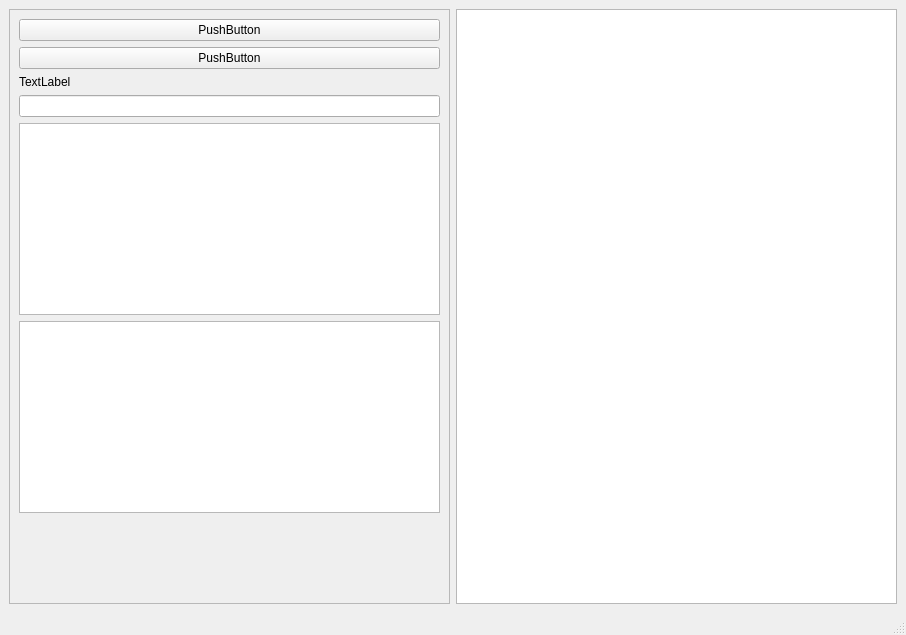
<?xml version="1.0" encoding="UTF-8"?>
<ui version="4.0">
 <class>MainWindow</class>
 <widget class="QMainWindow" name="MainWindow">
  <property name="geometry">
   <rect>
    <x>0</x>
    <y>0</y>
    <width>906</width>
    <height>635</height>
   </rect>
  </property>
  <property name="minimumSize">
   <size>
    <width>800</width>
    <height>600</height>
   </size>
  </property>
  <property name="windowTitle">
   <string>MainWindow</string>
  </property>
  <widget class="QWidget" name="centralwidget">
   <layout class="QHBoxLayout" name="horizontalLayout">
    <item>
     <widget class="QFrame" name="frame">
      <property name="sizePolicy">
       <sizepolicy hsizetype="Minimum" vsizetype="Preferred">
        <horstretch>0</horstretch>
        <verstretch>0</verstretch>
       </sizepolicy>
      </property>
      <property name="minimumSize">
       <size>
        <width>300</width>
        <height>0</height>
       </size>
      </property>
      <property name="maximumSize">
       <size>
        <width>16777215</width>
        <height>16777215</height>
       </size>
      </property>
      <property name="frameShape">
       <enum>QFrame::StyledPanel</enum>
      </property>
      <property name="frameShadow">
       <enum>QFrame::Raised</enum>
      </property>
      <layout class="QVBoxLayout" name="verticalLayout">
       <item>
        <widget class="QPushButton" name="pushButton">
         <property name="text">
          <string>PushButton</string>
         </property>
        </widget>
       </item>
       <item>
        <widget class="QPushButton" name="pushButton_2">
         <property name="text">
          <string>PushButton</string>
         </property>
        </widget>
       </item>
       <item>
        <widget class="QLabel" name="label">
         <property name="text">
          <string>TextLabel</string>
         </property>
        </widget>
       </item>
       <item>
        <widget class="QLineEdit" name="lineEdit"/>
       </item>
       <item>
        <widget class="QTextEdit" name="textEdit"/>
       </item>
       <item>
        <widget class="QPlainTextEdit" name="plainTextEdit"/>
       </item>
       <item>
        <spacer name="verticalSpacer">
         <property name="orientation">
          <enum>Qt::Vertical</enum>
         </property>
         <property name="sizeHint" stdset="0">
          <size>
           <width>20</width>
           <height>40</height>
          </size>
         </property>
        </spacer>
       </item>
      </layout>
     </widget>
    </item>
    <item>
     <widget class="QGraphicsView" name="graphicsView">
      <property name="sizePolicy">
       <sizepolicy hsizetype="MinimumExpanding" vsizetype="Preferred">
        <horstretch>0</horstretch>
        <verstretch>0</verstretch>
       </sizepolicy>
      </property>
     </widget>
    </item>
   </layout>
  </widget>
  <widget class="QMenuBar" name="menubar">
   <property name="geometry">
    <rect>
     <x>0</x>
     <y>0</y>
     <width>906</width>
     <height>23</height>
    </rect>
   </property>
  </widget>
  <widget class="QStatusBar" name="statusbar"/>
 </widget>
 <resources/>
 <connections/>
</ui>
